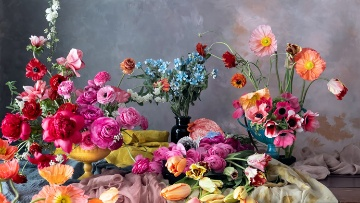
//> input picture etc/etcMH/Image_Processing/flower.jpg, 360 x 203 px
$ ./Homework2-4   (built with g++ and OpenCV 4)
//> lines starting //> are read from the running program, lines starting //| are printed output that depends on the picture
#include <opencv2/opencv.hpp>
#include <iostream>
#include <string>
using namespace cv;
using namespace std;

void calc_Histo(const Mat&, Mat&, int, int);
Mat make_palatte(int);
void draw_histo_hue(Mat, Mat&, Size);
// void onMouse(int, int, int, int, void *);
// void img_open(Mat img);

// Point draw_start, draw_end;

int main()
{
    Mat image = imread("flower.jpg", 1);
//> image is the input picture: 203 rows x 360 cols, CV_8UC3; mean B, G, R 108.8, 105.4, 133.4
    CV_Assert(!image.empty());

    Rect rect(Point(100, 50), Size(100, 100));       //시작 좌표와 Size 객체로 빨간 테두리 위한 사각형 선언
    Mat ROI = image(rect);
    imshow("ROI", ROI);

    Mat HSV_img, HSV_arr[3];
    cvtColor(ROI, HSV_img, CV_BGR2HSV);
//> HSV_img: 100 rows x 100 cols, CV_8UC3; mean H, S, V 101.1, 90.1, 132.3
    split(HSV_img, HSV_arr);
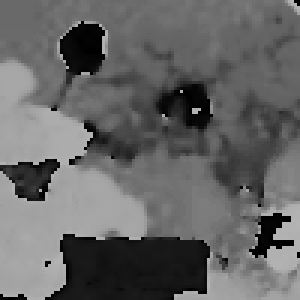
//> HSV_arr[0]: 100 rows x 100 cols, CV_8UC1 (shown 3 times larger); min 0, max 179, mean 101.1
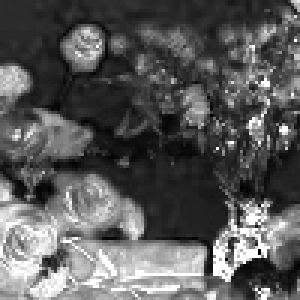
//> HSV_arr[1]: 100 rows x 100 cols, CV_8UC1 (shown 3 times larger); min 0, max 255, mean 90.1
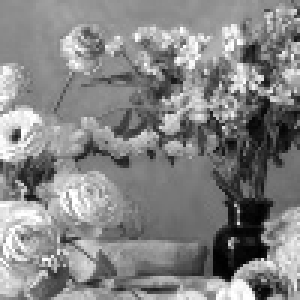
//> HSV_arr[2]: 100 rows x 100 cols, CV_8UC1 (shown 3 times larger); min 0, max 255, mean 132.3

    Mat hue_hist, hue_hist_img;
    calc_Histo(HSV_arr[0], hue_hist, 18, 180);  //계급수 18개
//> in calc_Histo, `calcHist(&image, 1, channels, Mat(), hist, 1, histSize, ranges);`: hist = 18 values, max 1761 at index 10, min 94 at index 3, mean 555.6
//> hue_hist has the same summary as hist in calc_Histo
    draw_histo_hue(hue_hist, hue_hist_img, Size(360, 200));
//> in draw_histo_hue, `hist_img = Mat(size, CV_8UC3, Scalar(255,255,255));`: hist_img: 200 rows x 360 cols, CV_8UC3; every value is 255
//> in draw_histo_hue, `normalize(hist, hist, 0, hist_img.rows, NORM_MINMAX);`: hist = 18 values, max 200 at index 10, min 0 at index 3, mean 55.38
//> the loop in draw_histo_hue, `for (int i=0; i<hist.rows; i++)` made 18 passes
//> pt2 on passes 1 to 12: Point(20, 46.07), Point(40, 23.64), Point(60, 83.02), Point(80, 0), Point(100, 3.12), Point(120, 7.32), Point(140, 37.19), Point(160, 35.03), Point(180, 43.79), Point(200, 89.74), Point(220, 200), Point(240, 125.6)
//> after the loop in draw_histo_hue, `for (int i=0; i<hist.rows; i++)`:
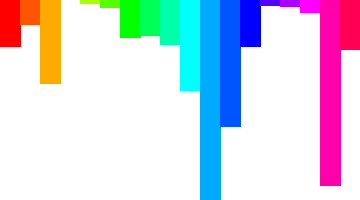
//> hist_img: 200 rows x 360 cols, CV_8UC3; mean B, G, R 230.3, 214.8, 212
//> in draw_histo_hue, `flip(hist_img, hist_img, 0);`:
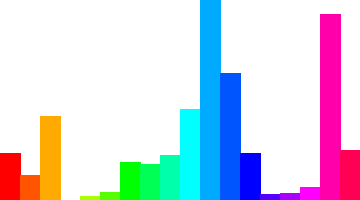
//> hist_img: 200 rows x 360 cols, CV_8UC3; mean B, G, R 230.3, 214.8, 212
//> hue_hist has the same summary as hist in draw_histo_hue

    ROI = Scalar(255,255,255) - ROI;
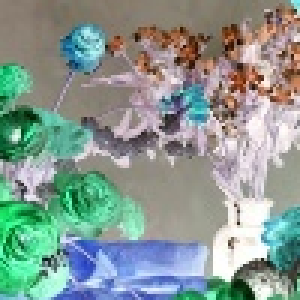
//> ROI: 100 rows x 100 cols, CV_8UC3 (shown 3 times larger); mean B, G, R 146.2, 153.4, 136.2

    imshow("image", image);
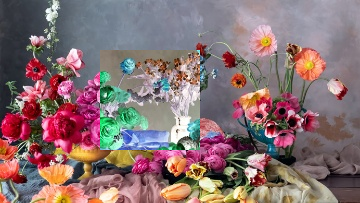
//> window 'image': 203 rows x 360 cols, CV_8UC3; mean B, G, R 113.9, 112.5, 135.8

    imshow("Hue_hist_img", hue_hist_img);
    waitKey(0);

    return 0;

}

void calc_Histo(const Mat& image, Mat& hist, int bins, int range_max = 256)
{
    int histSize[] = {bins};
    float range[] = {0, (float)range_max};
    int channels[] = {0};
    const float* ranges[] = {range};

    calcHist(&image, 1, channels, Mat(), hist, 1, histSize, ranges);
}

Mat make_palatte(int rows)
{
    Mat hsv(rows, 1, CV_8UC3);
    for (int i=0; i<rows; i++){
        uchar hue = saturate_cast<uchar>((float)i/rows*180);
        hsv.at<Vec3b>(i) = Vec3b(hue, 255,255);
    }

    cvtColor(hsv, hsv, CV_HSV2BGR);
    return hsv;
}

void draw_histo_hue(Mat hist, Mat &hist_img, Size size = Size(256,200))
{
    Mat hsv_palatte = make_palatte(hist.rows);

    hist_img = Mat(size, CV_8UC3, Scalar(255,255,255));
    float bin = (float)hist_img.cols / hist.rows;
    normalize(hist, hist, 0, hist_img.rows, NORM_MINMAX);

    for (int i=0; i<hist.rows; i++){
        float start_x = (i*bin);
        float end_x = (i+1)*bin;
        Point2f pt1(start_x, 0);
        Point2f pt2(end_x, hist.at<float>(i));

        Scalar color = hsv_palatte.at<Vec3b>(i);
        if (pt2.y>0) rectangle(hist_img, pt1, pt2, color, -1);
    }
    flip(hist_img, hist_img, 0);
}

// [19 lines of commented-out code are left out]

$ run again, with etc/etcMH/Image_Processing/Homework2-2_capture.png saved as etc/etcMH/Image_Processing/flower.jpg
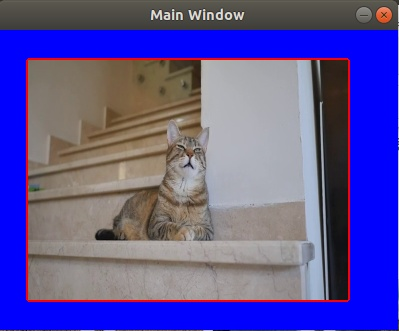
//> input picture etc/etcMH/Image_Processing/Homework2-2_capture.png, 399 x 331 px
//> image is the input picture: 331 rows x 399 cols, CV_8UC3; mean B, G, R 156, 82.5, 91.3
//> HSV_img: 100 rows x 100 cols, CV_8UC3; mean H, S, V 28.1, 118.1, 131.2
//> in calc_Histo, `calcHist(&image, 1, channels, Mat(), hist, 1, histSize, ranges);`: hist = 18 values, max 7251 at index 1, min 0 at index 4, mean 555.6
//> `calc_Histo(HSV_arr[0], hue_hist, 18, 180);`: hue_hist has the same summary as hist in calc_Histo
//> in draw_histo_hue, `normalize(hist, hist, 0, hist_img.rows, NORM_MINMAX);`: hist = 18 values, max 200 at index 1, min 0 at index 4, mean 15.32
//> the loop in draw_histo_hue, `for (int i=0; i<hist.rows; i++)` made 18 passes
//> pt2 on passes 1 to 8: Point(20, 7.36), Point(40, 200), Point(60, 40.46), Point(80, 0.0827), Point(100, 0), Point(120, 0), Point(140, 0), Point(160, 0)
//> in draw_histo_hue, `flip(hist_img, hist_img, 0);`:
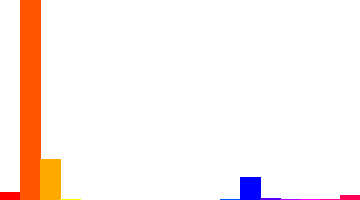
//> hist_img: 200 rows x 360 cols, CV_8UC3; mean B, G, R 236.3, 241.1, 253.1
//> `draw_histo_hue(hue_hist, hue_hist_img, Size(360, 200));`: hue_hist has the same summary as hist in draw_histo_hue
//> `imshow("image", image);`:
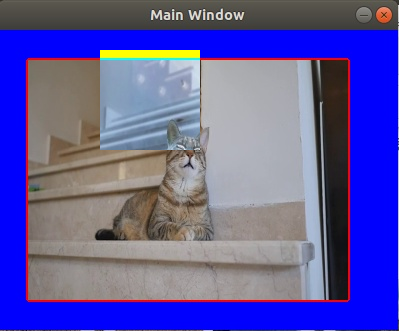
//> window 'image': 331 rows x 399 cols, CV_8UC3; mean B, G, R 162.3, 88.3, 93.6

$ run again, with etc/etcMH/Image_Processing/Homework2-4_capture.png saved as etc/etcMH/Image_Processing/flower.jpg
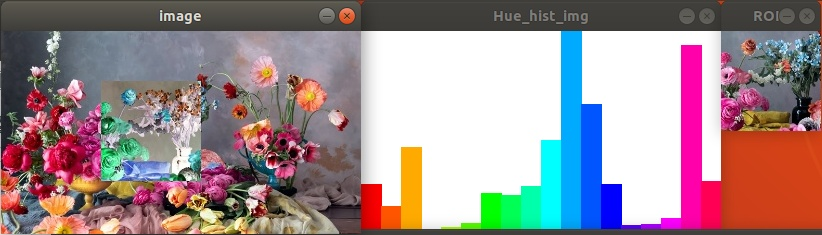
//> input picture etc/etcMH/Image_Processing/Homework2-4_capture.png, 822 x 235 px
//> image is the input picture: 235 rows x 822 cols, CV_8UC3; mean B, G, R 144.1, 140.5, 156.6
//> HSV_img: 100 rows x 100 cols, CV_8UC3; mean H, S, V 78.3, 51.5, 153.5
//> in calc_Histo, `calcHist(&image, 1, channels, Mat(), hist, 1, histSize, ranges);`: hist = 18 values, max 1711 at index 11, min 50 at index 5, mean 555.6
//> `calc_Histo(HSV_arr[0], hue_hist, 18, 180);`: hue_hist has the same summary as hist in calc_Histo
//> in draw_histo_hue, `normalize(hist, hist, 0, hist_img.rows, NORM_MINMAX);`: hist = 18 values, max 200 at index 11, min 0 at index 5, mean 60.87
//> the loop in draw_histo_hue, `for (int i=0; i<hist.rows; i++)` made 18 passes
//> pt2 on passes 1 to 8: Point(20, 104.6), Point(40, 181.8), Point(60, 98.37), Point(80, 29.74), Point(100, 1.93), Point(120, 0), Point(140, 7.59), Point(160, 85.13)
//> in draw_histo_hue, `flip(hist_img, hist_img, 0);`:
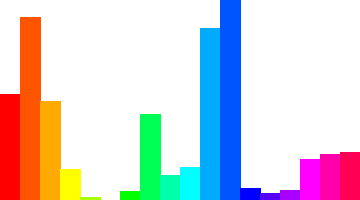
//> hist_img: 200 rows x 360 cols, CV_8UC3; mean B, G, R 215.7, 210.7, 215.4
//> `draw_histo_hue(hue_hist, hue_hist_img, Size(360, 200));`: hue_hist has the same summary as hist in draw_histo_hue
//> `imshow("image", image);`:
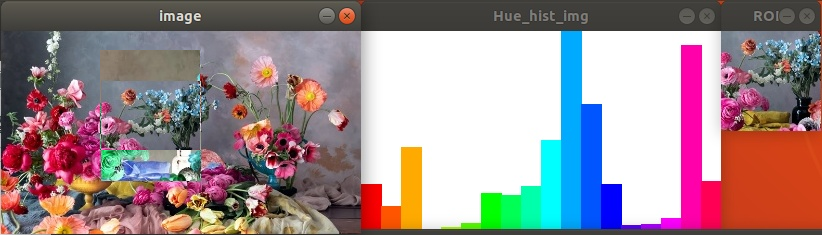
//> window 'image': 235 rows x 822 cols, CV_8UC3; mean B, G, R 143, 139.2, 155.7
